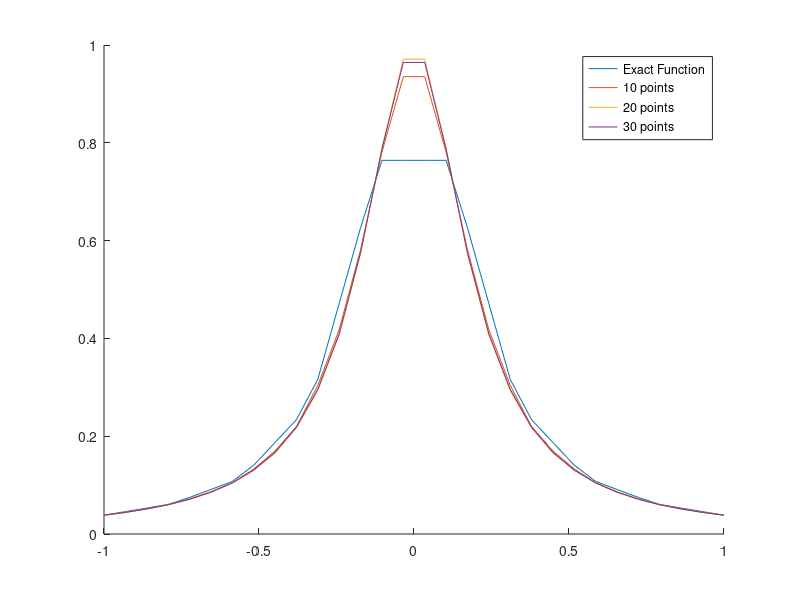

This figure's MATLAB source:
f = @(x) (1./(1+25*x.^2));
x1 = linspace(-1,1,30);
s{1}='Exact Function';
n = (10:10:40);

for i = 1:length(n)
    x = linspace(-1,1,n(i));
    y = f(x);
    for j = 1:length(x1)
        y1(j) = interp1(x,y,x1(j));
    end
    hold on;
    plot(x1,y1);
    ylim([0,1]);
    s{i+1} = sprintf('%d points',n(i));
    legend(s);
end

function y = linterp_bary_graph(X, Y, x)
% The function linterp_bary is the same as lagrange except better because
% it uses the barycentric weights instead of interpolation of arrays
% X = An array of real numbers that describe the formula.
% Y = An array of the evaluation of the polynomial.
% x = An array of real numbers besides the ones in X.

n = length(x);
y_arr = ones(1,n);

for o = 1:n
    n = length(X);
    w = ones(1,n);
for i = 1:n
    for j = 1:n
        if i~=j
            w(i) = w(i) * (X(i)-X(j));
        end
    end
end
w = 1./w;
yy = w ./(x(o)-X);

y_num = (yy .* Y(X));

yyy = sum(y_num);
y_arr(o) = yyy/sum(yy);
end
y = y_arr;
end

function y = linterp(X,Y,x)
y = 0;
for i = 1:numel(X)
    yy = Y(i);
    for j = 1:numel(X)
        if i~=j
            yy = yy .* (x-X(j))/(X(i)-X(j));
        end
    end
    y = y+yy;
end
end